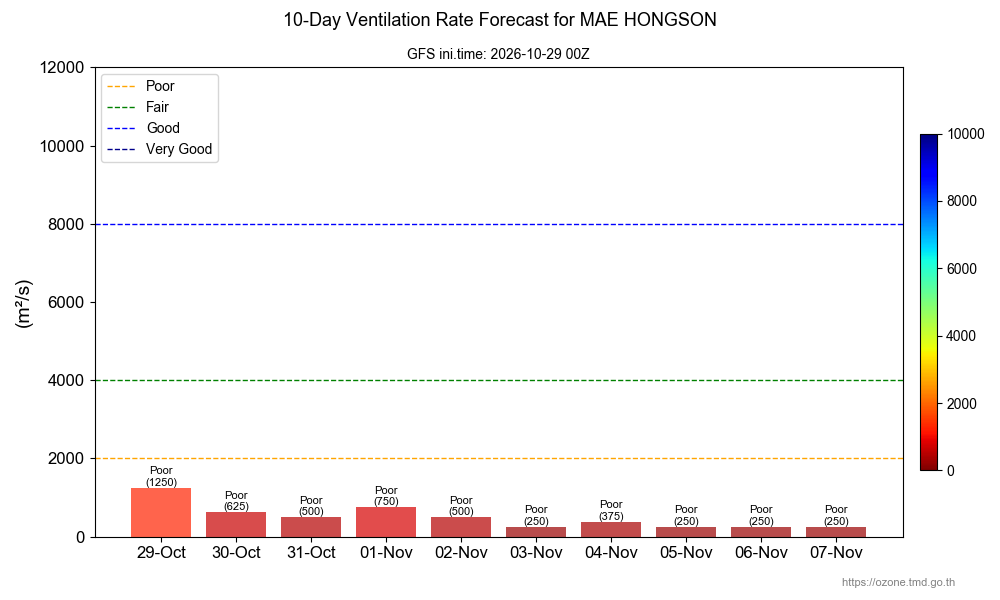
#> input picture data/images/2026-10-30/daily_VR_300201.png, 1000 x 600 px
$ python -i collect.py   (imports and definitions only)
#> lines starting #> are read from the running program, lines starting #| are printed output that depends on the picture
"""Read TMD's printed daily forecast labels. No LLM/API key required."""
import argparse
import csv
import io
import json
import os
import re
import subprocess
import tempfile
import time
import urllib.request
from concurrent.futures import ThreadPoolExecutor
from datetime import date, datetime, timedelta
from pathlib import Path
from zoneinfo import ZoneInfo

import numpy as np
from PIL import Image, ImageOps
from openpyxl import Workbook
from openpyxl.styles import Font, PatternFill, Alignment

ROOT = Path(__file__).resolve().parent
BASE = 'https://ozone.tmd.go.th/PM2.5/weather/Metgram/output/VR_daily/'
FIELDS = ['date', 'province', 'value_m2_s', 'level', 'gfs_init_utc',
          'status', 'retrieved_at', 'source_url', 'note']
HEADERS = ['วันที่ (ค.ศ.)', 'จังหวัด', 'ค่า (m²/s)', 'ระดับตามภาพ',
           'รอบ GFS (UTC)', 'สถานะ', 'ดึงข้อมูลเมื่อ (เวลาไทย)', 'ภาพต้นทาง', 'หมายเหตุ']
MONTHS = ['Jan','Feb','Mar','Apr','May','Jun','Jul','Aug','Sep','Oct','Nov','Dec']
# A bar edge can shift a few pixels from antialiasing; one 125 m²/s tick is
# about six pixels, so keep the tolerance below one full tick.
BAR_VALUE_TOLERANCE = 80

def ocr(image, psm=6, digits=False):
    pixels = np.array(image.convert('RGB'))
    colorful = pixels.astype(int).max(axis=2)-pixels.astype(int).min(axis=2) > 35
    pixels[colorful] = 255  # Remove colored threshold dashes crossing black labels.
    image = Image.fromarray(pixels)
    image = ImageOps.grayscale(image).resize((image.width * 4, image.height * 4))
    image = ImageOps.expand(image, border=20, fill=255)
    with tempfile.TemporaryDirectory() as folder:
        path = Path(folder) / 'input.png'
        image.save(path)
        cmd = ['tesseract', str(path), 'stdout', '--psm', str(psm), '-l', 'eng']
        if digits:
            cmd += ['-c', 'tessedit_char_whitelist=0123456789()']
        result = subprocess.run(cmd, capture_output=True, text=True, timeout=25,
                                env=dict(os.environ, OMP_THREAD_LIMIT='1'), check=True)
        return result.stdout.strip()

# [77 lines left out: functions number_candidates, validated_number, find_date_x, not called in this run]

def read_axis_max(image):
    # Read the tick labels from each image instead of assuming a fixed y-axis scale.
    axis = image.crop((35, 40, 95, 537))
    text = ocr(axis, psm=6, digits=True)
    ticks = [int(value) for value in re.findall(r'\d{1,6}', text)]
    ticks = [value for value in ticks if value > 0]
    if not ticks:
        raise ValueError('cannot_read_vertical_scale: ' + text)
    return max(ticks)

# [188 lines left out: functions read_chart, fetch, collect, excel, main, not called in this run]

# [2 lines not run here, left out]

>>> from PIL import Image
>>> picture = Image.open('data/images/2026-10-30/daily_VR_300201.png')
#> picture is the input picture: PIL image 1000x600 RGBA; mean R, G, B, A 247.4, 244.9, 244.6, 255
>>> result = read_axis_max(picture)
#> in read_axis_max, `axis = image.crop((35, 40, 95, 537))`:
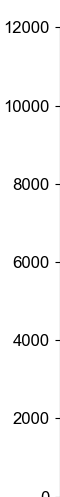
#> axis: PIL image 60x497 RGBA; mean R, G, B, A 246, 246, 246, 255
#> in ocr, `colorful = pixels.astype(int).max(axis=2)-pixels.astype(int).min(axis=..`: colorful: shape (497, 60) bool; every value is 0
#> in ocr, `image = ImageOps.grayscale(image).resize((image.width * 4, image.heigh..`:
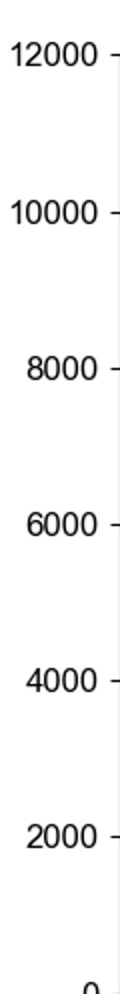
#> image: PIL image 240x1988 L (shown at 1/2 size); min 0, max 255, mean 245.7
#> in ocr, `image = ImageOps.expand(image, border=20, fill=255)`:
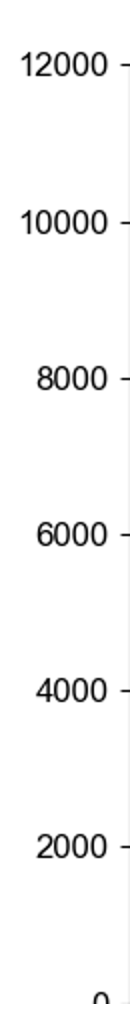
#> image: PIL image 280x2028 L (shown at 1/2 size); min 0, max 255, mean 247.2
#> (the run stopped early here; a loop or call above may not have finished)
